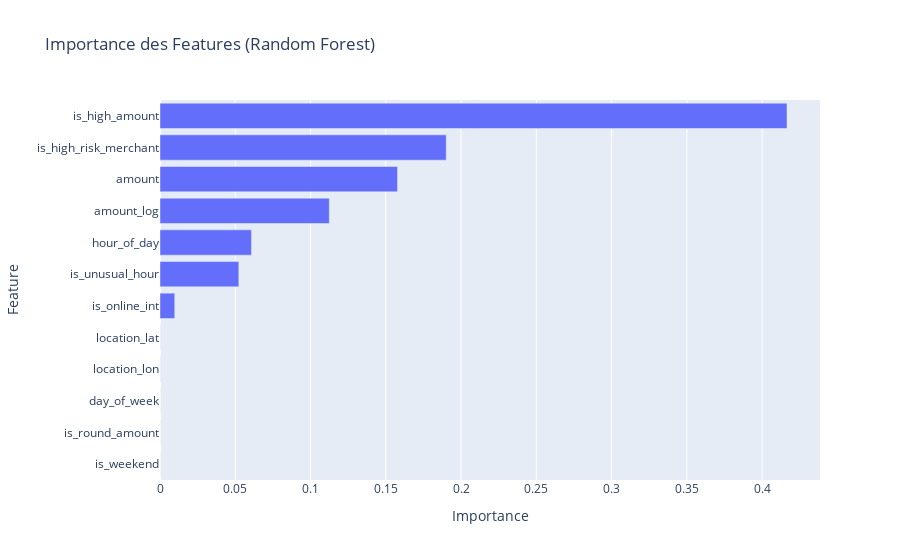

The code cell stored with this chart in its notebook:
### Code cell
# Visualisation du feature importance
fig = px.bar(
    feature_importance,
    x='importance',
    y='feature',
    orientation='h',
    title='Importance des Features (Random Forest)',
    labels={'importance': 'Importance', 'feature': 'Feature'}
)
fig.update_yaxes(categoryorder='total ascending')

fig.show()

### Figure 1 — Plotly figure (JSON) as saved in the notebook; plotly's stock layout.template omitted (floating-point values rounded to 4 significant figures)
{"data": [{"alignmentgroup": "True", "hovertemplate": "Importance=%{x}<br>Feature=%{y}<extra></extra>", "legendgroup": "", "marker": {"color": "#636efa", "pattern": {"shape": ""}}, "name": "", "offsetgroup": "", "orientation": "h", "showlegend": false, "textposition": "auto", "type": "bar", "x": [0.4165, 0.1902, 0.1578, 0.1125, 0.06076, 0.05236, 0.009799, 5.366e-05, 5.209e-05, 7.353e-06, 1.363e-06, 1.303e-06], "xaxis": "x", "y": ["is_high_amount", "is_high_risk_merchant", "amount", "amount_log", "hour_of_day", "is_unusual_hour", "is_online_int", "location_lat", "location_lon", "day_of_week", "is_round_amount", "is_weekend"], "yaxis": "y"}], "layout": {"barmode": "relative", "legend": {"tracegroupgap": 0}, "title": {"text": "Importance des Features (Random Forest)"}, "xaxis": {"anchor": "y", "domain": [0, 1], "title": {"text": "Importance"}}, "yaxis": {"anchor": "x", "categoryorder": "total ascending", "domain": [0, 1], "title": {"text": "Feature"}}}}
